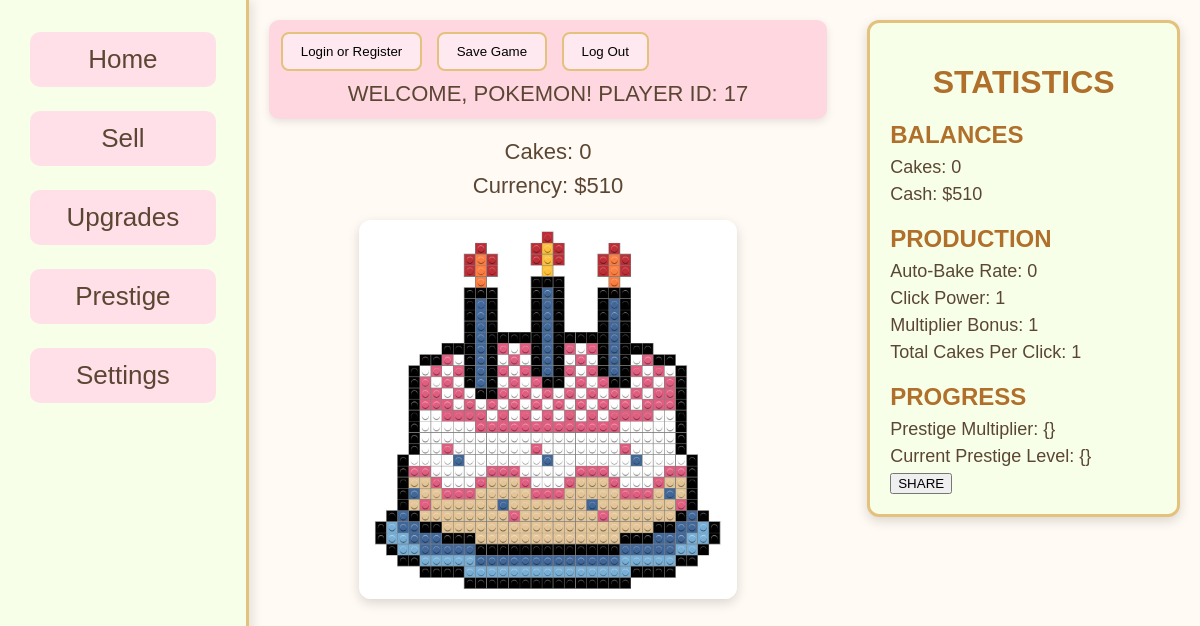
Page /index.php (signed in) on the earlier database version.
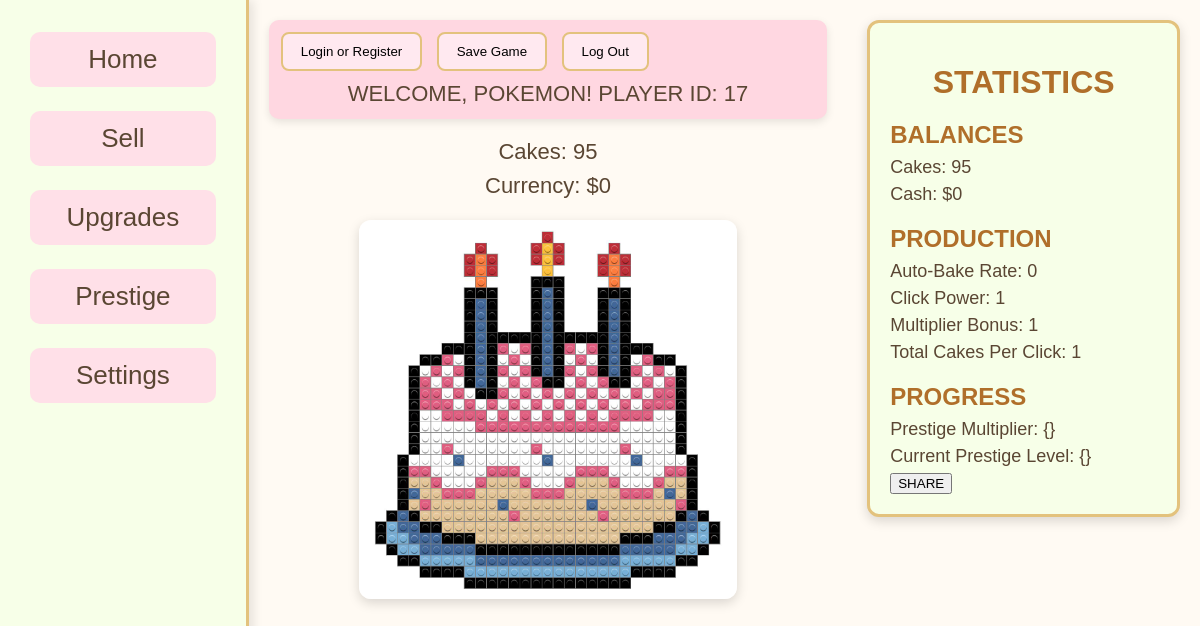
Same page on the later database version.
### tables this page shows
CREATE TABLE "player_save" (
    id INTEGER PRIMARY KEY,
    cakes INTEGER DEFAULT 0,
    currency INTEGER DEFAULT 0, "multiplier" INTEGER DEFAULT 1, clickPower INTEGER DEFAULT 1, cps INTEGER DEFAULT 0, prestige_level INTEGER DEFAULT 0, prestige_multiplier REAL DEFAULT 1, "lifetime" INTEGER DEFAULT 0, `bonus` INTEGER DEFAULT 0,
    FOREIGN KEY (id) REFERENCES users(id)
);

### index.php (the view, shortened to what this page needs)
<?php
    require_once __DIR__ . '/php/config.php';
    $current_cakes = 0;
    $current_currency = 0;
    if(isset($_SESSION['user_id'])) {
        try {
            $dsn = "sqlite:$db";
            $pdo = new \PDO($dsn);
            $pdo->setAttribute(\PDO::ATTR_ERRMODE, \PDO::ERRMODE_EXCEPTION);
            $stmt = $pdo->prepare("SELECT cakes, currency, multiplier, clickPower, cps, bonus FROM player_save WHERE id = :user_id");
            $stmt->execute([':user_id' => $_SESSION['user_id']]);
            $player_data = $stmt->fetch(\PDO::FETCH_ASSOC);
            if($player_data) {
                $current_cakes = (int)$player_data['cakes'];
                $current_currency = (int)$player_data['currency'];
                $current_multiplier = (int)$player_data['multiplier'];
                $current_clickPower = (int)$player_data['clickPower'];
                $current_cps = (int)$player_data['cps'];
            }
        } catch (\PDOException $e) {
            echo "Database connection failed: " . $e->getMessage();
        }
    }
?>
<!DOCTYPE html>
    <html lang="en">
    <head>
        <link rel="stylesheet" href="Styles/index.css">
    </head>
    <body>
        <div class="column1">
            <div id="nav">
                <ul>
                    <li><a href="index.php"><button id = "homeButton">Home</button></a></li>
                    <li><a href="sell_cakes.php"><button id = "sellButton">Sell</button></a></li>
                    <li><a href="upgrades.php"><button id = "upgradesButton">Upgrades</button></a></li>
                    <li><a href="prestige.php"><button id = "prestigeButton">Prestige</button></a></li>
                    <li><a href="settings.php"><button id = "settingsButton">Settings</button></a></li>
                </ul>
            </div>
        </div>
        <div class="column2">
            <div id="topBar">
                <a href="php/login.php"><button id = "loginButton">Login or Register</button></a>
                <button id="saveButton">Save Game</button>
                <button id = "logOut">Log Out</button>
                <?php
                    if (isset($_SESSION['username'])):
                ?>
                <div class="welcome-message">
                    <?php
                        echo 'WELCOME, ' . strtoupper($_SESSION['username']) . '!';
                        echo ' PLAYER ID: ' . $_SESSION['user_id'];
                    ?>
                </div>
                    <?php else: ?>
                        <div class = "login-message">
                            <p>&#8593 LOG IN OR CREATE ACCOUNT TO PLAY</p>
                        </div>
                    <?php endif; ?>
            </div>
            <div id="currency">
                <ul>
                    <li>Cakes: <span id="clickCount1" data-cake><?php echo isset($current_cakes) ? $current_cakes : 0; ?></span></li>
                    <li>Currency: $<span id="cash"><?php echo isset($current_currency) ? $current_currency : 0; ?></span></li>
                </ul>
            </div>
            <div id="cake">
                <button id="clicker"><img src="Images/Cake_Placeholder.jpg" alt="Cake"></button>
            </div>
        </div>
        <div class="column3">
            <div id="stats">
                <h1>STATISTICS</h1>
                <h2>BALANCES</h2>
                    <ul>
                        <li>Cakes: <span id="clickCount2" data-cake><?php echo isset($current_cakes) ? $current_cakes : 0; ?></span></li>
                        <li>Cash: $<span id="money"><?php echo isset($current_currency) ? $current_currency : 0; ?></span></li>
                    </ul>
                <h2>PRODUCTION</h2>
                    <ul>
                        <li>Auto-Bake Rate: <?php echo isset($current_cps) ? $current_cps : 0; ?></li>
                        <li>Click Power: <?php echo isset($current_clickPower) ? $current_clickPower : 0;?></li>
                        <li>Multiplier Bonus: <?php echo isset($current_multiplier) ? $current_multiplier : 0; ?></li>
                        <li>Total Cakes Per Click: <?php echo isset($current_clickPower) ? $current_clickPower * $current_multiplier : 0;?></li>
                    </ul>
                <h2>PROGRESS</h2>
                    <ul>
                        <li>Prestige Multiplier: {}</li>
                        <li>Current Prestige Level: {} </li>
                    </ul>
                <button>SHARE</button>
            </div>
        </div>
    </body>
</html>

### Styles/index.css (style rules this page uses)
html, body { margin: 0; padding: 0; height: 100%; background-color: #fffaf3; font-family: 'Trebuchet MS', sans-serif; color: #5a4633; }
body { display: flex; flex-direction: row; min-height: 100vh; }
.column1 { width: 22%; background-color: #f7ffe8; border-right: 3px solid #e3c27d; padding-top: 20px; box-shadow: 4px 0 10px rgba(0,0,0,0.1); }
#nav ul { list-style: none; padding: 0; margin: 0; }
#nav ul li { padding: 12px 30px; }
#nav ul li button { width: 100%; font-size: 26px; padding: 12px; border-radius: 10px; border: none; background-color: #ffe0e8; color: #5a4633; cursor: pointer; transition: 0.2s ease; }
.column2 { width: 50%; padding: 20px; }
#topBar { background-color: #ffd7e1; padding: 12px; border-radius: 10px; margin-bottom: 20px; box-shadow: 0 3px 8px rgba(0,0,0,0.1); }
#topBar button { background-color: #ffe9f0; border: 2px solid #e3c27d; padding: 10px 18px; border-radius: 8px; margin-right: 10px; cursor: pointer; transition: 0.2s ease; }
.welcome-message { text-align: center; font-size: 22px; color: #5a4633; margin-top: 10px; }
#currency ul { list-style: none; padding: 0; margin: 0; font-size: 22px; text-align: center; }
#currency ul li { margin: 8px 0; }
#cake button { display: block; margin: 20px auto; width: 70%; background: none; border: none; cursor: pointer; }
#cake button img { width: 100%; border-radius: 12px; box-shadow: 0 4px 12px rgba(0,0,0,0.15); transition: 0.15s ease; }
.column3 { width: 28%; padding: 20px; }
#stats { background-color: #f7ffe8; border: 3px solid #e3c27d; border-radius: 12px; padding: 20px; box-shadow: 0 4px 12px rgba(0,0,0,0.15); }
#stats h1 { text-align: center; margin-bottom: 15px; color: #b06f2a; }
#stats h2 { margin-top: 20px; margin-bottom: 8px; color: #b06f2a; }
#stats ul { list-style: none; padding: 0; margin: 0; }
#stats ul li { margin: 6px 0; font-size: 18px; }

Differences in the rows shown:
changed player_save: cakes "0" → "95"; currency "510" → "0"
